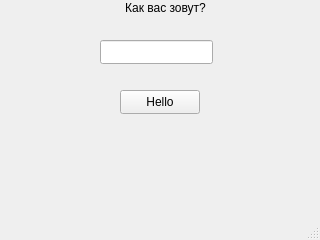
<?xml version="1.0" encoding="UTF-8"?>
<ui version="4.0">
 <class>MainWindow</class>
 <widget class="QMainWindow" name="MainWindow">
  <property name="geometry">
   <rect>
    <x>0</x>
    <y>0</y>
    <width>320</width>
    <height>240</height>
   </rect>
  </property>
  <property name="minimumSize">
   <size>
    <width>320</width>
    <height>240</height>
   </size>
  </property>
  <property name="maximumSize">
   <size>
    <width>320</width>
    <height>240</height>
   </size>
  </property>
  <property name="windowTitle">
   <string>Hello Button</string>
  </property>
  <widget class="QWidget" name="centralwidget">
   <widget class="QLineEdit" name="le_name">
    <property name="geometry">
     <rect>
      <x>100</x>
      <y>40</y>
      <width>113</width>
      <height>24</height>
     </rect>
    </property>
   </widget>
   <widget class="QLabel" name="lbl_result">
    <property name="geometry">
     <rect>
      <x>70</x>
      <y>140</y>
      <width>171</width>
      <height>16</height>
     </rect>
    </property>
    <property name="text">
     <string/>
    </property>
    <property name="alignment">
     <set>Qt::AlignmentFlag::AlignCenter</set>
    </property>
   </widget>
   <widget class="QPushButton" name="btn_hello">
    <property name="geometry">
     <rect>
      <x>120</x>
      <y>90</y>
      <width>80</width>
      <height>24</height>
     </rect>
    </property>
    <property name="text">
     <string>Hello</string>
    </property>
   </widget>
   <widget class="QLabel" name="label">
    <property name="geometry">
     <rect>
      <x>90</x>
      <y>0</y>
      <width>151</width>
      <height>16</height>
     </rect>
    </property>
    <property name="text">
     <string>Как вас зовут?</string>
    </property>
    <property name="alignment">
     <set>Qt::AlignmentFlag::AlignCenter</set>
    </property>
   </widget>
  </widget>
  <widget class="QMenuBar" name="menubar">
   <property name="geometry">
    <rect>
     <x>0</x>
     <y>0</y>
     <width>320</width>
     <height>21</height>
    </rect>
   </property>
  </widget>
  <widget class="QStatusBar" name="statusbar"/>
 </widget>
 <resources/>
 <connections/>
</ui>
